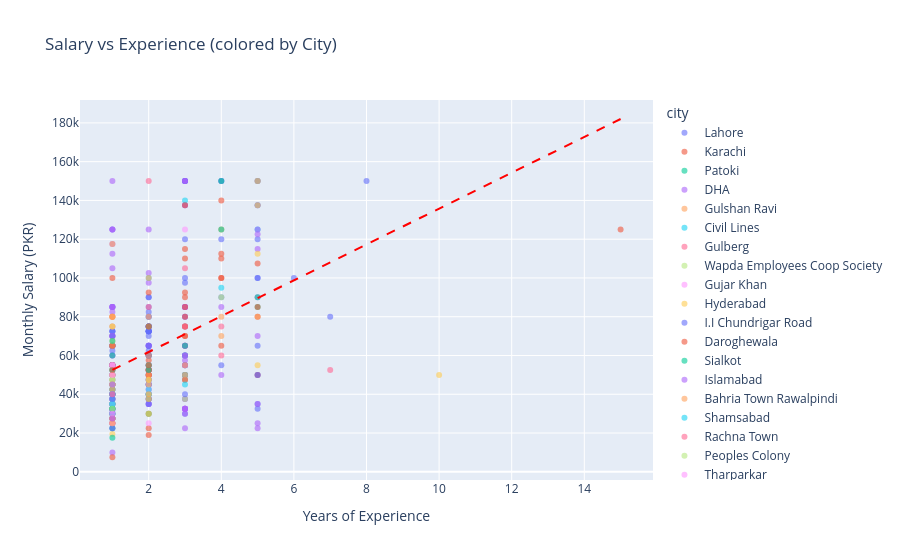

Notebook source saved alongside this figure:
### Code cell
# Salary vs Experience (Scatter)
# Does more experience = more pay in Pakistan?
scatter_df = df[df['salary_pkr'].notna() & df['experience_years'].notna()].copy()

# Fit a linear trend line manually with numpy
x_vals = scatter_df['experience_years'].values
y_vals = scatter_df['salary_pkr'].values
coeffs = np.polyfit(x_vals, y_vals, 1)          # returns [slope, intercept]
trend_x = np.linspace(x_vals.min(), x_vals.max(), 100)
trend_y = np.polyval(coeffs, trend_x)            # y = slope*x + intercept

fig = px.scatter(
    scatter_df,
    x='experience_years', y='salary_pkr',
    color='city',
    hover_data=['Title', 'city'],
    title='Salary vs Experience (colored by City)',
    labels={'experience_years': 'Years of Experience', 'salary_pkr': 'Monthly Salary (PKR)'},
    opacity=0.6
)

# Add the trend line as a separate trace
fig.add_scatter(
    x=trend_x, y=trend_y,
    mode='lines',
    line=dict(color='red', width=2, dash='dash'),
    name=f'Trend (slope: PKR {coeffs[0]:,.0f}/yr)'
)

fig.show()
print(f'Trend: each extra year of experience adds PKR {coeffs[0]:,.0f}/month on average')
